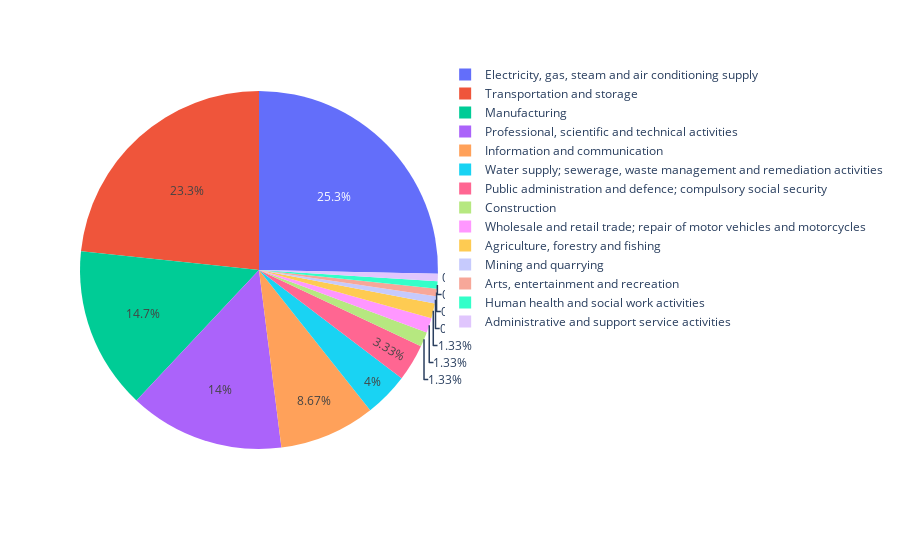

Notebook code for this chart:
### Code cell
series = df_quality['ISIC Section Name'].value_counts()

fig = px.pie(series, values=series.values, names=series.index)
# fig.write_image('validation_journal.png')
fig.show()

print(df)

### Figure 1 — Plotly figure (JSON) as saved in the notebook; plotly's stock layout.template omitted (floating-point values rounded to 4 significant figures)
{"data": [{"domain": {"x": [0, 1], "y": [0, 1]}, "hovertemplate": "index=%{label}<br>value=%{value}<extra></extra>", "labels": ["Electricity, gas, steam and air conditioning supply", "Transportation and storage", "Manufacturing", "Professional, scientific and technical activities", "Information and communication", "Water supply; sewerage, waste management and remediation activities", "Public administration and defence; compulsory social security", "Construction", "Wholesale and retail trade; repair of motor vehicles and motorcycles", "Agriculture, forestry and fishing", "Mining and quarrying", "Arts, entertainment and recreation", "Human health and social work activities", "Administrative and support service activities"], "legendgroup": "", "name": "", "showlegend": true, "type": "pie", "values": [38, 35, 22, 21, 13, 6, 5, 2, 2, 2, 1, 1, 1, 1]}], "layout": {"legend": {"tracegroupgap": 0}, "margin": {"t": 60}}}
